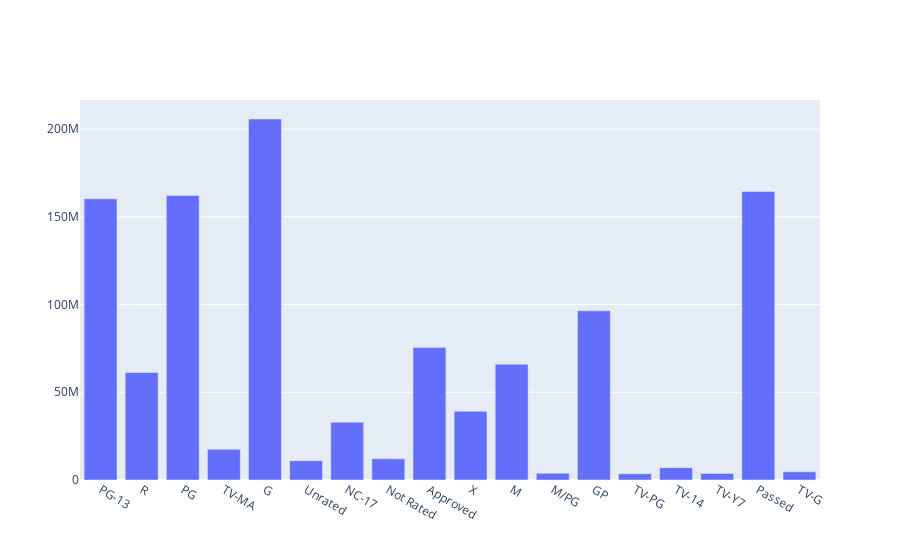

Notebook code for this chart:
### Code cell
fig = plotBars(avg_rev)
fig.show()

### Figure 1 — Plotly figure (JSON) as saved in the notebook; plotly's stock layout.template omitted (floating-point values rounded to 4 significant figures)
{"data": [{"type": "bar", "x": ["PG-13", "R", "PG", "TV-MA", "G", "Unrated", "NC-17", "Not Rated", "Approved", "X", "M", "M/PG", "GP", "TV-PG", "TV-14", "TV-Y7", "Passed", "TV-G"], "y": [160200000.0, 61240000.0, 162200000.0, 17500000.0, 205700000.0, 10980000.0, 32950000.0, 12070000.0, 75460000.0, 39155069, 65940422, 3803495, 96412839, 3546000.0, 7025000.0, 3740652, 164409551, 4668000.0]}], "layout": {}}
